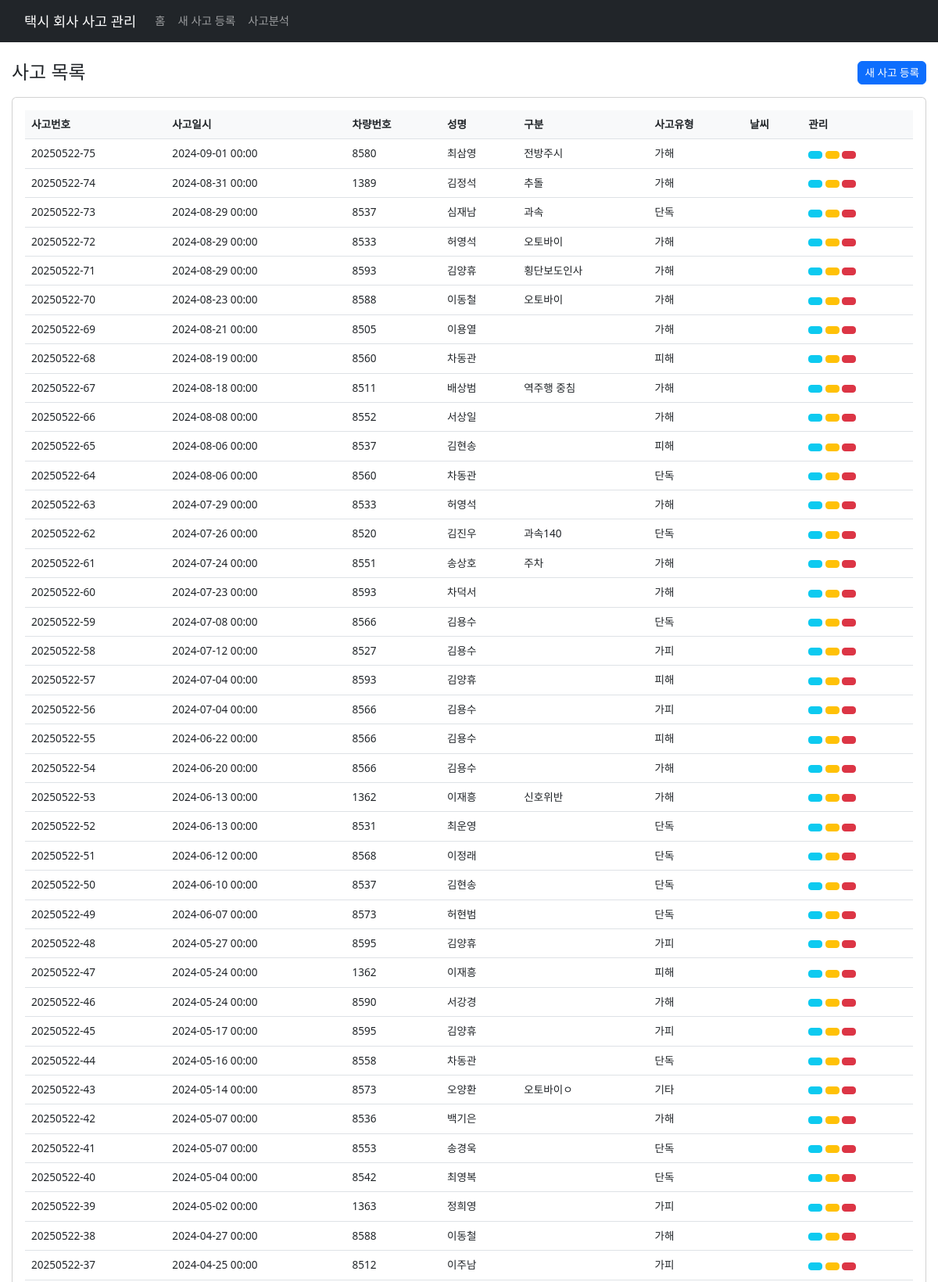
The page / (upper part) on the database its author committed.
### tables this page shows
CREATE TABLE "accidents" (
"사고번호" TEXT,
  "차량번호" TEXT,
  "성명" TEXT,
  "생년월일" TEXT,
  "사원번호" TEXT,
  "운전면허번호" TEXT,
  "나이" TEXT,
  "연락처" TEXT,
  "운전경력" TEXT,
  "당사경력" TEXT,
  "주소" TEXT,
  "구분" TEXT,
  "사고유형" TEXT,
  "사고장소" TEXT,
  "사고발생시속도" TEXT,
  "날씨" TEXT,
  "경찰서" TEXT,
  "조사관성명" TEXT,
  "전화" TEXT,
  "휴대폰" TEXT,
  "차량파손부위" TEXT,
  "출동보험기사" TEXT,
  "보험회사" TEXT,
  "보험접수번호" TEXT,
  "보험상담자" TEXT,
  "대물담당" TEXT,
  "대인담당" TEXT,
  "운전자상해" TEXT,
  "치료병원" TEXT,
  "이미지파일" TEXT,
  "동영상파일" TEXT,
  "사고일시" TEXT,
  "상대차량번호1" TEXT,
  "상대차량성명1" TEXT,
  "상대차량연락처1" TEXT,
  "상대차량차종1" TEXT,
  "상대차량남여1" TEXT,
  "상대차량비고1" TEXT,
  "상대차량번호2" TEXT,
  "상대차량성명2" TEXT,
  "상대차량연락처2" TEXT,
  "상대차량차종2" TEXT,
  "상대차량남여2" TEXT,
  "상대차량비고2" TEXT,
  "상대차량번호3" TEXT,
  "상대차량성명3" TEXT,
  "상대차량연락처3" TEXT,
  "상대차량차종3" TEXT,
  "상대차량남여3" TEXT,
  "상대차량비고3" TEXT,
  "상해승객성명1" TEXT,
  "상해승객연락처1" TEXT,
  "상해승객병원1" TEXT,
  "상해승객나이1" TEXT,
  "상해승객남여1" TEXT,
  "상해승객비고1" TEXT,
  "상해승객성명2" TEXT,
  "상해승객연락처2" TEXT,
  "상해승객병원2" TEXT,
  "상해승객나이2" TEXT,
  "상해승객남여2" TEXT,
  "상해승객비고2" TEXT,
  "상해승객성명3" TEXT,
  "상해승객연락처3" TEXT,
  "상해승객병원3" TEXT,
  "상해승객나이3" TEXT,
  "상해승객남여3" TEXT,
  "상해승객비고3" TEXT
);

### app.py (the view)
@app.route('/')
def index():
    try:
        df = load_accidents()
        if df.empty:
            return render_template('index.html', accidents=[])
        accidents = df.to_dict('records')
        return render_template('index.html', accidents=accidents)
    except Exception:
        return render_template('index.html', accidents=[])

### app.py (called while the page is built)
def get_db():
    try:
        conn = sqlite3.connect(DB_FILE)
        conn.row_factory = sqlite3.Row
        return conn
    except Exception as e:
        print(f"Error connecting to database: {str(e)}")
        return None

def load_accidents():
    try:
        conn = get_db()
        if conn is None:
            return pd.DataFrame()
        cursor = conn.cursor()
        cursor.execute("SELECT name FROM sqlite_master WHERE type='table' AND name='accidents'")
        if not cursor.fetchone():
            conn.close()
            return pd.DataFrame()
        query = "SELECT * FROM accidents ORDER BY 사고번호 DESC"
        df = pd.read_sql_query(query, conn)
        conn.close()
        return df
    except Exception as e:
        if conn:
            conn.close()
        return pd.DataFrame()

### templates/index.html (shortened to what this page needs)
{% extends "base.html" %}
{% block content %}
<div class="d-flex justify-content-between align-items-center mb-3">
    <h1 class="h4 mb-0">사고 목록</h1>
    <a href="{{ url_for('new_accident') }}" class="btn btn-primary">
         새 사고 등록
    </a>
</div>
<div class="card">
    <div class="card-body">
        <div class="table-responsive">
            <table class="table table-hover">
                <thead>
                    <tr>
                        <th>사고번호</th>
                        <th>사고일시</th>
                        <th>차량번호</th>
                        <th>성명</th>
                        <th>구분</th>
                        <th>사고유형</th>
                        <th>날씨</th>
                        <th>관리</th>
                    </tr>
                </thead>
                <tbody>
                    {% for accident in accidents %}
                    <tr>
                        <td>{{ accident['사고번호'] }}</td>
                        <td>{{ accident['사고일시'] }}</td>
                        <td>{{ accident['차량번호'] }}</td>
                        <td>{{ accident['성명'] }}</td>
                        <td>{{ accident['구분'] }}</td>
                        <td>{{ accident['사고유형'] }}</td>
                        <td>{{ accident['날씨'] }}</td>
                        <td>
                            <a href="{{ url_for('view_accident', accident_id=accident['사고번호']) }}" class="btn btn-sm btn-info">
                            </a>
                            <a href="{{ url_for('edit_accident', accident_id=accident['사고번호']) }}" class="btn btn-sm btn-warning">
                            </a>
                            <a href="{{ url_for('delete_accident_route', accident_id=accident['사고번호']) }}" class="btn btn-sm btn-danger" onclick="return confirm('정말 삭제하시겠습니까?')">
                            </a>
                        </td>
                    </tr>
                    {% endfor %}
                </tbody>
            </table>
        </div>
    </div>
</div>
{% endblock %}

### templates/base.html (shortened to what this page needs)
<!DOCTYPE html>
<html lang="ko">
<head>
    <link href="https://cdn.jsdelivr.net/npm/bootstrap@5.3.0/dist/css/bootstrap.min.css" rel="stylesheet">
</head>
<body>
    <nav class="navbar navbar-expand-lg navbar-dark bg-dark">
        <div class="container">
            <a class="navbar-brand" href="/">택시 회사 사고 관리</a>
            <div class="collapse navbar-collapse" id="navbarNav">
                <ul class="navbar-nav">
                    <li class="nav-item">
                        <a class="nav-link" href="/">홈</a>
                    </li>
                    <li class="nav-item">
                        <a class="nav-link" href="/accident/new">새 사고 등록</a>
                    </li>
                    <li class="nav-item">
                        <a class="nav-link" href="{{ url_for('analysis') }}">사고분석</a>
                    </li>
                </ul>
            </div>
        </div>
    </nav>
    <div class="container mt-4">
        {% block content %}{% endblock %}
    </div>
</body>
</html>

### templates/base.html (style rules this page uses)
body { font-size: 0.9rem; }
.container { max-width: 100%; padding: 0 15px; }
.table { font-size: 0.85rem; }
.table th { background-color: #f8f9fa; position: sticky; top: 0; z-index: 1; }
.navbar { padding: 0.5rem 1rem; }
.navbar-brand { font-size: 1.1rem; }
.card { margin-bottom: 1rem; }
.btn { font-size: 0.85rem; padding: 0.25rem 0.5rem; }

### rows shown on the page
accidents: 사고번호 "20250522-75", 사고일시 "2024-09-01 00:00", 차량번호 "8580", 성명 "최삼영", 구분 "전방주시", 사고유형 "가해"
accidents: 사고번호 "20250522-74", 사고일시 "2024-08-31 00:00", 차량번호 "1389", 성명 "김정석", 구분 "추돌", 사고유형 "가해"
accidents: 사고번호 "20250522-73", 사고일시 "2024-08-29 00:00", 차량번호 "8537", 성명 "심재남", 구분 "과속", 사고유형 "단독"
accidents: 사고번호 "20250522-72", 사고일시 "2024-08-29 00:00", 차량번호 "8533", 성명 "허영석", 구분 "오토바이", 사고유형 "가해"
accidents: 사고번호 "20250522-71", 사고일시 "2024-08-29 00:00", 차량번호 "8593", 성명 "김양휴", 구분 "횡단보도인사", 사고유형 "가해"
accidents: 사고번호 "20250522-70", 사고일시 "2024-08-23 00:00", 차량번호 "8588", 성명 "이동철", 구분 "오토바이", 사고유형 "가해"
accidents: 사고번호 "20250522-69", 사고일시 "2024-08-21 00:00", 차량번호 "8505", 성명 "이용열", 사고유형 "가해"
accidents: 사고번호 "20250522-68", 사고일시 "2024-08-19 00:00", 차량번호 "8560", 성명 "차동관", 사고유형 "피해"
accidents: 사고번호 "20250522-67", 사고일시 "2024-08-18 00:00", 차량번호 "8511", 성명 "배상범", 구분 "역주행 중침", 사고유형 "가해"
accidents: 사고번호 "20250522-66", 사고일시 "2024-08-08 00:00", 차량번호 "8552", 성명 "서상일", 사고유형 "가해"
accidents: 사고번호 "20250522-65", 사고일시 "2024-08-06 00:00", 차량번호 "8537", 성명 "김현송", 사고유형 "피해"
accidents: 사고번호 "20250522-64", 사고일시 "2024-08-06 00:00", 차량번호 "8560", 성명 "차동관", 사고유형 "단독"
accidents: 사고번호 "20250522-63", 사고일시 "2024-07-29 00:00", 차량번호 "8533", 성명 "허영석", 사고유형 "가해"
accidents: 사고번호 "20250522-62", 사고일시 "2024-07-26 00:00", 차량번호 "8520", 성명 "김진우", 구분 "과속140", 사고유형 "단독"
accidents: 사고번호 "20250522-61", 사고일시 "2024-07-24 00:00", 차량번호 "8551", 성명 "송상호", 구분 "주차", 사고유형 "가해"
accidents: 사고번호 "20250522-60", 사고일시 "2024-07-23 00:00", 차량번호 "8593", 성명 "차덕서", 사고유형 "가해"
accidents: 사고번호 "20250522-59", 사고일시 "2024-07-08 00:00", 차량번호 "8566", 성명 "김용수", 사고유형 "단독"
accidents: 사고번호 "20250522-58", 사고일시 "2024-07-12 00:00", 차량번호 "8527", 성명 "김용수", 사고유형 "가피"
accidents: 사고번호 "20250522-57", 사고일시 "2024-07-04 00:00", 차량번호 "8593", 성명 "김양휴", 사고유형 "피해"
accidents: 사고번호 "20250522-56", 사고일시 "2024-07-04 00:00", 차량번호 "8566", 성명 "김용수", 사고유형 "가피"
accidents: 사고번호 "20250522-55", 사고일시 "2024-06-22 00:00", 차량번호 "8566", 성명 "김용수", 사고유형 "피해"
accidents: 사고번호 "20250522-54", 사고일시 "2024-06-20 00:00", 차량번호 "8566", 성명 "김용수", 사고유형 "가해"
accidents: 사고번호 "20250522-53", 사고일시 "2024-06-13 00:00", 차량번호 "1362", 성명 "이재흥", 구분 "신호위반", 사고유형 "가해"
accidents: 사고번호 "20250522-52", 사고일시 "2024-06-13 00:00", 차량번호 "8531", 성명 "최운영", 사고유형 "단독"
accidents: 사고번호 "20250522-51", 사고일시 "2024-06-12 00:00", 차량번호 "8568", 성명 "이정래", 사고유형 "단독"
accidents: 사고번호 "20250522-50", 사고일시 "2024-06-10 00:00", 차량번호 "8537", 성명 "김현송", 사고유형 "단독"
accidents: 사고번호 "20250522-49", 사고일시 "2024-06-07 00:00", 차량번호 "8573", 성명 "허현범", 사고유형 "단독"
accidents: 사고번호 "20250522-48", 사고일시 "2024-05-27 00:00", 차량번호 "8595", 성명 "김양휴", 사고유형 "가피"
accidents: 사고번호 "20250522-47", 사고일시 "2024-05-24 00:00", 차량번호 "1362", 성명 "이재흥", 사고유형 "피해"
accidents: 사고번호 "20250522-46", 사고일시 "2024-05-24 00:00", 차량번호 "8590", 성명 "서강경", 사고유형 "가해"
accidents: 사고번호 "20250522-45", 사고일시 "2024-05-17 00:00", 차량번호 "8595", 성명 "김양휴", 사고유형 "가피"
accidents: 사고번호 "20250522-44", 사고일시 "2024-05-16 00:00", 차량번호 "8558", 성명 "차동관", 사고유형 "단독"
accidents: 사고번호 "20250522-43", 사고일시 "2024-05-14 00:00", 차량번호 "8573", 성명 "오양환", 구분 "오토바이ㅇ", 사고유형 "기타"
accidents: 사고번호 "20250522-42", 사고일시 "2024-05-07 00:00", 차량번호 "8536", 성명 "백기은", 사고유형 "가해"
accidents: 사고번호 "20250522-41", 사고일시 "2024-05-07 00:00", 차량번호 "8553", 성명 "송경욱", 사고유형 "단독"
accidents: 사고번호 "20250522-40", 사고일시 "2024-05-04 00:00", 차량번호 "8542", 성명 "최영복", 사고유형 "단독"
accidents: 사고번호 "20250522-39", 사고일시 "2024-05-02 00:00", 차량번호 "1363", 성명 "정희영", 사고유형 "가피"
accidents: 사고번호 "20250522-38", 사고일시 "2024-04-27 00:00", 차량번호 "8588", 성명 "이동철", 사고유형 "가해"
accidents: 사고번호 "20250522-37", 사고일시 "2024-04-25 00:00", 차량번호 "8512", 성명 "이주남", 사고유형 "가피"
